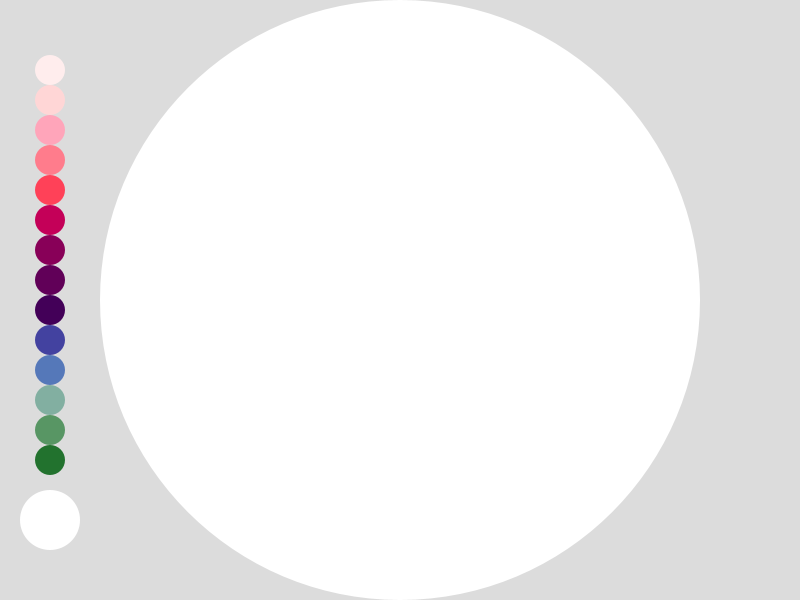
Frame 1 (no input)
Frame 60 (the mouse pressed at the canvas centre just before this capture): identical to frame 1, image omitted
Frame 120 (the mouse held since frame 60 and released just before this capture): identical to frame 1, image omitted

The Processing sketch that drew this single still picture (run headless with seeded random() and noise(); from frame 60 on, the mouse is pressed at the canvas centre):

// Processing sketch: processing_162332
// ── processing_162332.pde

int xPOS = 50;
int yPOS = 70;
int Bsize = 30;

void setup() {
  size(800, 600);
  background(220);

  //drawing board
  noStroke();
  fill(255);
  ellipse(400, 300, 600, 600);


  //button
    fill(#ffeded);
    ellipse(xPOS, yPOS, Bsize, Bsize);
    fill(#ffd6d6);
    ellipse(xPOS, yPOS+Bsize, Bsize, Bsize);
    fill(#ffa5ba);
    ellipse(xPOS, yPOS+Bsize*2, Bsize, Bsize);
    fill(#ff7c8c);
    ellipse(xPOS, yPOS+Bsize*3, Bsize, Bsize);
    fill(#ff4158);
    ellipse(xPOS, yPOS+Bsize*4, Bsize, Bsize);
    fill(#c40058);
    ellipse(xPOS, yPOS+Bsize*5, Bsize, Bsize);
    fill(#880058);
    ellipse(xPOS, yPOS+Bsize*6, Bsize, Bsize);
    fill(#610058);
    ellipse(xPOS, yPOS+Bsize*7, Bsize, Bsize);
    fill(#430058);
    ellipse(xPOS, yPOS+Bsize*8, Bsize, Bsize);
    fill(#4342a0);
    ellipse(xPOS, yPOS+Bsize*9, Bsize, Bsize);
    fill(#5578b9);
    ellipse(xPOS, yPOS+Bsize*10, Bsize, Bsize);
    fill(#82afa1);
    ellipse(xPOS, yPOS+Bsize*11, Bsize, Bsize);
    fill(#589664);
    ellipse(xPOS, yPOS+Bsize*12, Bsize, Bsize);
    fill(#22722e);
    ellipse(xPOS, yPOS+Bsize*13, Bsize, Bsize);
    fill(255);
    ellipse(xPOS, yPOS+Bsize*15, Bsize*2, Bsize*2);

}
void draw() {
 
  if (mousePressed) {
 
     //brush
    if (790 > pmouseX && 790 > mouseX && pmouseX > 110 && mouseX > 110 &&
      590 > pmouseY && 590 > mouseY && pmouseY> 10 && mouseY> 10) {
      line(pmouseX, pmouseY, mouseX, mouseY);
    }


    
      if ( mouseX >xPOS && mouseX < xPOS+Bsize && mouseY > yPOS && mouseY < yPOS+Bsize) {
        stroke(#ffeded);
        strokeWeight(5);
      }
    
    
      if ( mouseX >xPOS && mouseX < xPOS+Bsize && mouseY > yPOS+Bsize && mouseY < yPOS+Bsize*2) {
        stroke(#ffd6d6);
        strokeWeight(5);
      }
    
      if ( mouseX >xPOS && mouseX < xPOS+Bsize && mouseY > yPOS+Bsize*2 && mouseY < yPOS+Bsize*3) {
        stroke(#ffa5ba);
        strokeWeight(5);
      }
       
      if ( mouseX >xPOS && mouseX < xPOS+Bsize && mouseY > yPOS+Bsize*3 && mouseY < yPOS+Bsize*4) {
        stroke(#ff7c8c);
        strokeWeight(5);
      }
   
      if ( mouseX >xPOS && mouseX < xPOS+Bsize && mouseY > yPOS+Bsize*4 && mouseY < yPOS+Bsize*5) {
        stroke(#ff4158);
        strokeWeight(5);
      }
       
      if ( mouseX >xPOS && mouseX < xPOS+Bsize && mouseY > yPOS+Bsize*5 && mouseY < yPOS+Bsize*6) {
        stroke(#c40058);
        strokeWeight(5);
      }
       
      if ( mouseX >xPOS && mouseX < xPOS+Bsize && mouseY > yPOS+Bsize*6 && mouseY < yPOS+Bsize*7) {
        stroke(#880058);
         strokeWeight(5);
      }
       
      if ( mouseX >xPOS && mouseX < xPOS+Bsize && mouseY > yPOS+Bsize*7 && mouseY < yPOS+Bsize*8) {
        stroke(#610058);
        strokeWeight(5);
      }
       
      if ( mouseX >xPOS && mouseX < xPOS+Bsize && mouseY > yPOS+Bsize*8 && mouseY < yPOS+Bsize*9) {
        stroke(#430058);
        strokeWeight(5);
      }
       
      if ( mouseX >xPOS && mouseX < xPOS+Bsize && mouseY > yPOS+Bsize*9 && mouseY < yPOS+Bsize*10) {
        stroke(#4342a0);
        strokeWeight(5);
      }
       
      if ( mouseX >xPOS && mouseX < xPOS+Bsize && mouseY > yPOS+Bsize*10 && mouseY < yPOS+Bsize*11) {
        stroke(#5578b9);
        strokeWeight(5);
      }
       
      if ( mouseX >xPOS && mouseX < xPOS+Bsize && mouseY > yPOS+Bsize*11 && mouseY < yPOS+Bsize*12) {
        stroke(#82afa1);
        strokeWeight(5);
      }
       
      if ( mouseX >xPOS && mouseX < xPOS+Bsize && mouseY > yPOS+Bsize*12 && mouseY < yPOS+Bsize*13) {
        stroke(#589664);
        strokeWeight(5);
      }
       
      if ( mouseX >xPOS && mouseX < xPOS+Bsize && mouseY > yPOS+Bsize*13 && mouseY < yPOS+Bsize*14) {
        stroke(#22722e);
        strokeWeight(5);
      }
 
  
      if ( mouseX >xPOS && mouseX < xPOS+Bsize && mouseY > yPOS+Bsize*15 && mouseY < yPOS+Bsize*16) {
        stroke(255);
        strokeWeight(20);
      }
 
  }
}
